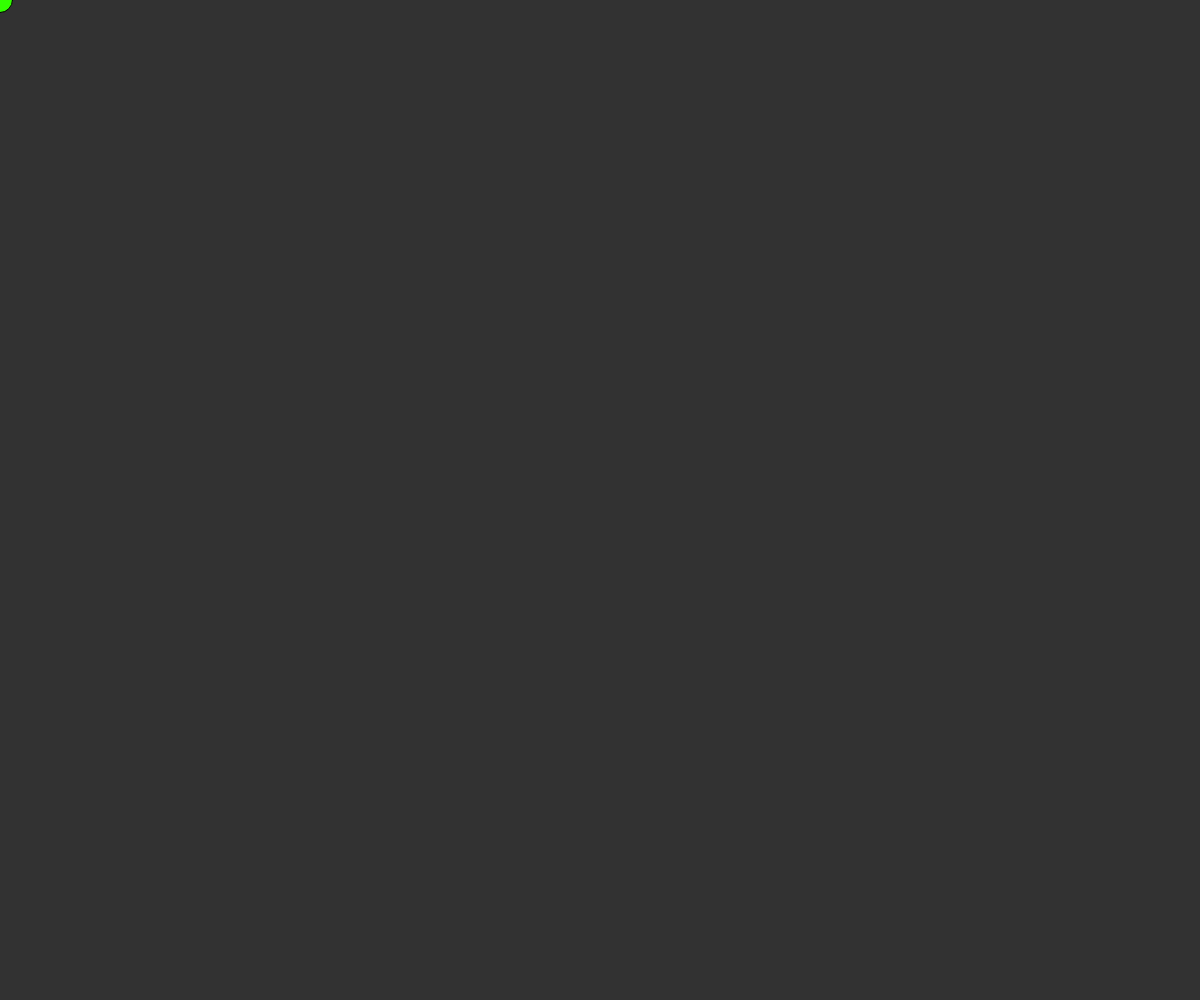
Frame 1 (no input)
Frame 60 (no input): identical to frame 1, image omitted
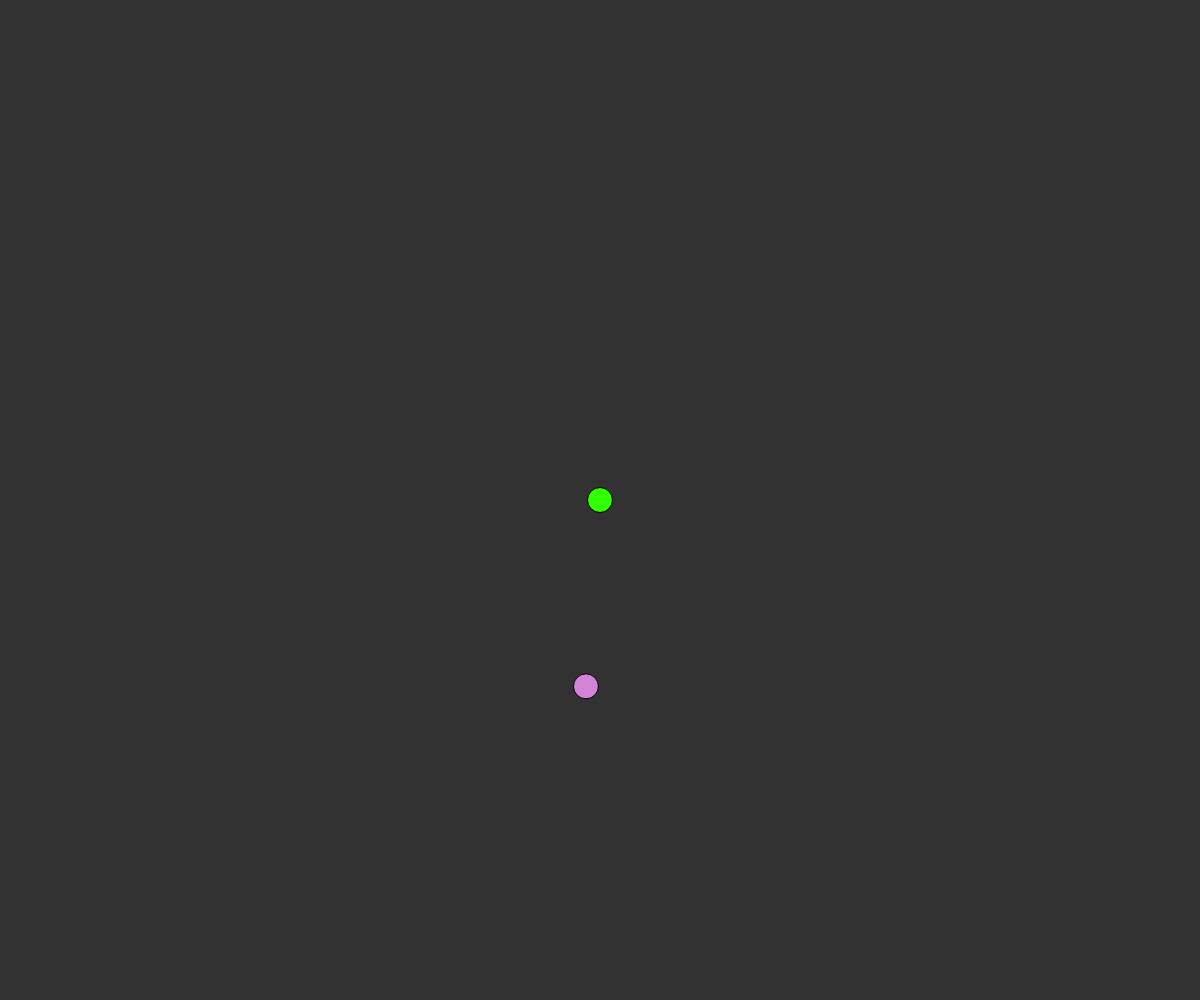
Frame 120 (the mouse pressed at the canvas centre since frame 60)

The p5.js sketch that drew these frames (run headless with seeded random() and noise() and a simulated clock; from frame 60 on, the mouse is pressed at the canvas centre):

// p5.js sketch
// ── sketch.js

var james;
var fallingBalls = [];
var cursorEaten = true;
function setup() {
    createCanvas(windowWidth,windowHeight);
    james = new Ball();
}


function draw() {
    background(50);
    if (cursorEaten == true) {
        james.pos.x = mouseX;
        james.pos.y = mouseY;
        james.draw();
        for (var i = 0; i < fallingBalls.length; i++) {
            fallingBalls[i].draw();
            fallingBalls[i].move();
        }
    } else {
        james.jamesmove();
        james.draw();
    }
}

function windowResized() {
  resizeCanvas(windowWidth, windowHeight);
}
function mousePressed() {
    var fallingBall = new Ball(mouseX,mouseY,50,random(100,255),random(100,255),random(100,255));
    fallingBalls.push(fallingBall);
}

// ── ball.js
function Ball(x,y,r,red,green,blue) {
    if (r == undefined) {this.r = 50;} else {this.r = r;}
    this.pos = createVector(0,0);
    if (x == undefined) {this.pos.x = 100;} else {this.pos.x = x;}
    if (y == undefined) {this.pos.y = 100;} else {this.pos.y = y;}
    if (red == undefined) {this.red = 50;} else {this.red = red;}
    if (green == undefined) {this.green = 255;} else {this.green = green;}
    if (blue == undefined) {this.blue = 0;} else {this.blue = blue;}
    this.color = color(this.red,this.green,this.blue);
    this.vel = createVector(0,0);


    this.draw = function () {
        fill(this.color);
        ellipse(this.pos.x,this.pos.y,this.r/2,this.r/2);
    }

    this.move = function () {
        if (this.pos.x < -100 || this.pos.x > (windowWidth + 100) || this.pos.y < -100 || this.pos.y > (windowHeight + 100)) {

        } else {
            this.vel.y++;
            this.pos.x += this.vel.x;
            this.pos.y += this.vel.y;

            if (this.pos.y > windowHeight && this.vel.y > 0) {
                this.vel.y = (this.vel.y) * -1;
                this.vel.x += (this.vel.x * 1.5) + random(-2,2);
                //console.log("boink");
            }

            this.vel.y = this.vel.y * 0.99;
            this.vel.x = this.vel.x * 0.99;
        }
    }

    this.jamesmove = function () {
        this.pos.x += this.vel.x;
        this.pos.y += this.vel.y;
        this.vel.x = (this.pos.x - mouseX) / -7;
        this.vel.y = (this.pos.y - mouseY) / -7;
        line(this.pos.x,this.pos.y,mouseX,mouseY);
    }
}
